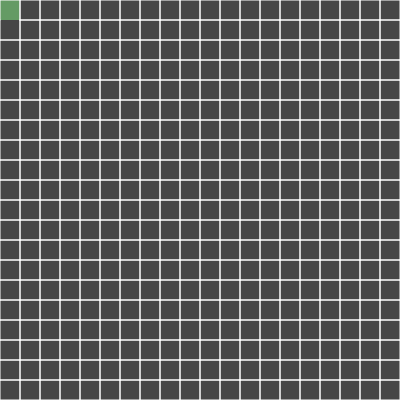
Frame 1 (no input)
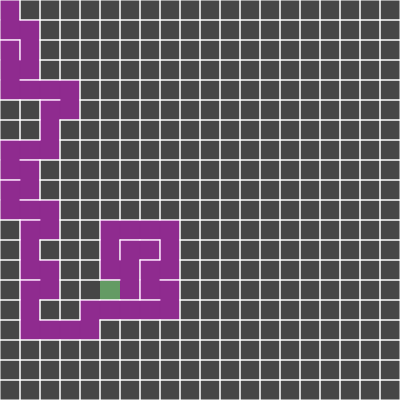
Frame 60 (no input)
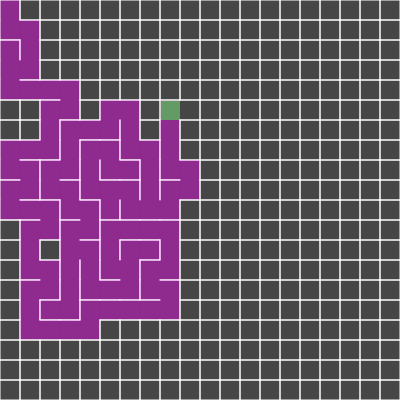
Frame 120 (the mouse pressed at the canvas centre since frame 60)

The p5.js sketch that drew these frames (run headless with seeded random() and noise() and a simulated clock; from frame 60 on, the mouse is pressed at the canvas centre):

// p5.js sketch
// ── sketch.js
var CANVAS_WIDTH = 400;
var CANVAS_HEIGHT = 400;
const CELL_SIZE = 20;
const Direction = Object.freeze({ NORTH: 0, EAST: 1, SOUTH: 2, WEST: 3 });
const Offsets = [{dir: Direction.NORTH, dx: 0, dy: -1}, {dir: Direction.EAST, dx: 1, dy: 0},
                 {dir: Direction.SOUTH, dx: 0, dy: +1}, {dir: Direction.WEST, dx: -1, dy: 0}];
var cols, rows;
var grid = [];
var stack = [];
var currentCell, nextCell;

function setup() {
    createCanvas(CANVAS_WIDTH, CANVAS_HEIGHT);
    frameRate(20);
    cols = CANVAS_WIDTH / CELL_SIZE;
    rows = CANVAS_HEIGHT / CELL_SIZE;
    for(let row = 0; row < rows; ++row){
    	let line = [];
    	for(let col = 0; col < cols; ++col){
    		line.push(new Cell(row, col));
    	}
    	grid.push(line);
    }
    currentCell = grid[0][0];
    nextCell = grid[0][0];
}


//main loop
function draw() {
	background(70, 70, 70);

	currentCell.visited = true;
	currentCell.highlight();
	let unvisited = currentCell.getUnvisitedNeighbours();
	if(unvisited.length > 0){
		stack.push(currentCell);
		let randNeighbour = unvisited[floor(random(0, unvisited.length))];
		nextCell = randNeighbour.cell;
		let nextCellDir = randNeighbour.dir;
		currentCell.walls[nextCellDir] = false;
		nextCell.walls[getOppositeDirection(nextCellDir)] = false;	
		currentCell = nextCell;
	} else {
		if(stack.length > 0) {
			currentCell = stack.pop();
		}		
	}

	for(let row = 0; row < rows; ++row){
		for(let col = 0; col < cols; ++col){
			grid[row][col].render();
		}
	}	
	
}

function isValidCellCoords(row, col){
	return row >= 0 && row < grid.length && col >= 0 && col < grid[row].length;
}

function getOppositeDirection(dir){
	if(dir === Direction.NORTH){
		return Direction.SOUTH;
	}

	if(dir === Direction.SOUTH){
		return Direction.NORTH;
	}

	if(dir === Direction.WEST){
		return Direction.EAST;
	}

	if(dir === Direction.EAST){
		return Direction.WEST;
	}
}
// ── cell.js
class Cell {
	constructor(row, col){
		this.row = row;
		this.col = col;
		this.x = this.col * CELL_SIZE;
		this.y = this.row * CELL_SIZE;
		this.walls = [true, true, true, true];
		this.visited = false;	
	}

	getNeighbours(){
		let neighbours = [];
		Offsets.forEach(offset => {
			let newCol = this.col + offset.dx;
			let newRow = this.row + offset.dy;
			if(isValidCellCoords(newRow, newCol)){
				neighbours.push({ cell: grid[newRow][newCol], dir: offset.dir });
			}
		});
		return neighbours;
	}

	getUnvisitedNeighbours(){
		return this.getNeighbours().filter(neighbour => !neighbour.cell.visited);
	}

	highlight(){
		fill(0, 255, 0);
		noStroke();
		rect(this.x, this.y, CELL_SIZE, CELL_SIZE);
	}
	
	render(){

		if(this.visited){
			fill(255, 0, 255, 100);
			noStroke();
			rect(this.x, this.y, CELL_SIZE, CELL_SIZE);
		}

		stroke(255);
		if(this.walls[Direction.NORTH]){
			line(this.x, this.y, this.x + CELL_SIZE, this.y);	
		}
		
		//Right wall
		if(this.walls[Direction.EAST]){
			line(this.x + CELL_SIZE, this.y, this.x + CELL_SIZE, this.y + CELL_SIZE);
		}

		//Bottom wall
		if(this.walls[Direction.SOUTH]){
			line(this.x + CELL_SIZE, this.y + CELL_SIZE, this.x, this.y + CELL_SIZE);
		}

		//Left wall
		if(this.walls[Direction.WEST]){
			line(this.x, this.y + CELL_SIZE, this.x, this.y);
		}
	}

	print(){
		console.log("=======================================")
		console.log("{ row = " + this.row + " col = " + this.col + "}");
		console.log("=======================================")
	}
}
